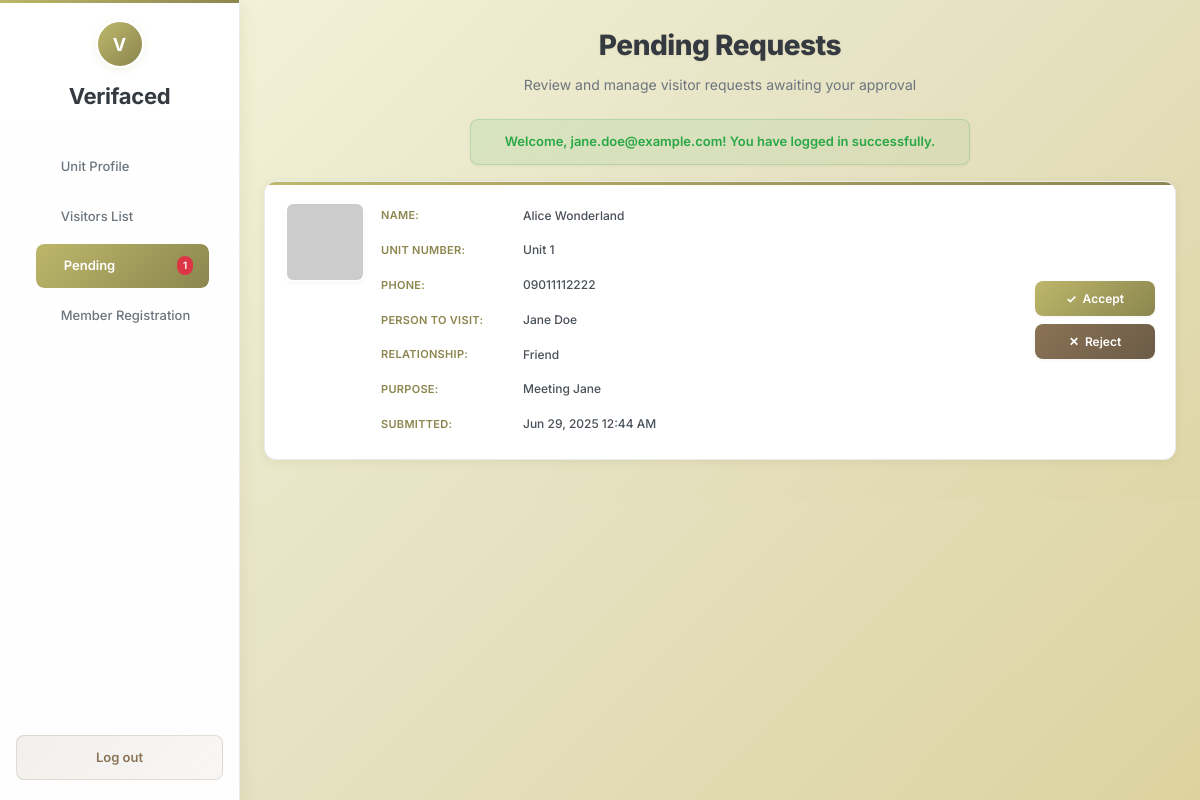
/T_Pending.php (signed in), run on the app's committed database.
### tables this page shows
CREATE TABLE visitors (
    visitor_id INT AUTO_INCREMENT PRIMARY KEY,
    full_name VARCHAR(255) NOT NULL,
    unit_id INT NOT NULL COMMENT 'Unit ID being visited (from units table)',
    phone_number VARCHAR(50) NOT NULL,
    purpose_of_visit TEXT NOT NULL,
    host_tenant_id INT NOT NULL COMMENT 'Foreign key to tenants table (the tenant being visited)',
    relationship_to_tenant VARCHAR(100),
    profile_pic_path VARCHAR(255) COMMENT 'Path to uploaded face scan image',
    visit_timestamp TIMESTAMP DEFAULT CURRENT_TIMESTAMP COMMENT 'When the visit was registered',
    status ENUM('pending', 'accepted', 'rejected') DEFAULT 'pending' COMMENT 'Status of the visitor request',
    processed_at TIMESTAMP NULL DEFAULT NULL COMMENT 'When the request was accepted/rejected',
    
     
    action_token VARCHAR(255) UNIQUE NULL COMMENT 'Unique token for email action (accept/reject)',
    token_expires_at DATETIME NULL COMMENT 'Timestamp when action_token expires',
    token_used BOOLEAN DEFAULT FALSE COMMENT 'Flag to indicate if the token has been used',

    FOREIGN KEY (unit_id) REFERENCES units(unit_id) ON DELETE RESTRICT ON UPDATE CASCADE,
    FOREIGN KEY (host_tenant_id) REFERENCES tenants(tenant_id) ON DELETE RESTRICT ON UPDATE CASCADE
);

CREATE TABLE units (
    unit_id INT AUTO_INCREMENT PRIMARY KEY,
    unit_number VARCHAR(50) NOT NULL UNIQUE COMMENT 'e.g., "Unit 1", "Unit 2"',
    created_at TIMESTAMP DEFAULT CURRENT_TIMESTAMP
);

CREATE TABLE tenants (
    tenant_id INT AUTO_INCREMENT PRIMARY KEY,
    unit_id INT NOT NULL COMMENT 'Foreign key to units table',
    first_name VARCHAR(100) NOT NULL,
    last_name VARCHAR(100) NOT NULL,
    email VARCHAR(255) NOT NULL UNIQUE,
    password_hash VARCHAR(255) NOT NULL COMMENT 'Stores hashed passwords using password_hash()',
    phone_number VARCHAR(50) NOT NULL,
     
     
    known_face_path_1 VARCHAR(255) NULL COMMENT 'Path to first known face image for facial recognition',
    known_face_path_2 VARCHAR(255) NULL COMMENT 'Path to second known face image for facial recognition',
    known_face_path_3 VARCHAR(255) NULL COMMENT 'Path to third known face image for facial recognition',
    created_at TIMESTAMP DEFAULT CURRENT_TIMESTAMP,
    updated_at TIMESTAMP DEFAULT CURRENT_TIMESTAMP ON UPDATE CURRENT_TIMESTAMP,
    FOREIGN KEY (unit_id) REFERENCES units(unit_id) ON DELETE RESTRICT ON UPDATE CASCADE
);

### T_Pending.php (the view, shortened to what this page needs)
<?php
require_once 'db_connect.php';
function e($text) {
    return htmlspecialchars($text, ENT_QUOTES, 'UTF-8');
}
$logged_in_tenant_id = $_SESSION['tenant_id'];
$pending_visitors_html = '';
$pending_badge_count = 0;
if (isset($conn) && $conn instanceof mysqli) {
    $stmt = null;
    try {
        $sql = "SELECT v.visitor_id, v.full_name, u.unit_number, v.phone_number, v.purpose_of_visit,
                       t.first_name AS host_first_name, t.last_name AS host_last_name,
                       v.relationship_to_tenant, v.profile_pic_path, v.visit_timestamp
                FROM visitors v
                JOIN tenants t ON v.host_tenant_id = t.tenant_id
                JOIN units u ON v.unit_id = u.unit_id
                WHERE v.host_tenant_id = ? AND v.status = 'pending'
                ORDER BY v.visit_timestamp ASC";
        $stmt = $conn->prepare($sql);
        if ($stmt) {
            $stmt->bind_param("i", $logged_in_tenant_id);
            $stmt->execute();
            $result = $stmt->get_result();
            if ($result->num_rows > 0) {
                while ($visitor = $result->fetch_assoc()) {
                    $visitor_photo_src = !empty($visitor['profile_pic_path']) && file_exists($visitor['profile_pic_path']) ? e($visitor['profile_pic_path']) : 'https://placehold.co/80x80/A0A0A0/FFFFFF?text=No+Photo';
                    $submission_time = new DateTime($visitor['visit_timestamp']);
                    $formatted_submission_time = e($submission_time->format('M d, Y h:i A'));
                    $host_full_name = e($visitor['host_first_name'] . ' ' . $visitor['host_last_name']);
                    $pending_visitors_html .= "
                        <div class='visitor-card' data-visitor-id='" . e($visitor['visitor_id']) . "'>
                            <div class='visitor-info'>
                                <div class='image-placeholder'>
                                    <img src='{$visitor_photo_src}' alt='Visitor ID Photo' onerror=\"this.onerror=null;this.src='https://placehold.co/80x80/A0A0A0/FFFFFF?text=No+Photo';\">
                                </div>
                                <div class='visitor-details'>
                                    <p><strong>Name:</strong> <span class='detail-value visitor-name'>" . e($visitor['full_name']) . "</span></p>
                                    <p><strong>Unit Number:</strong> <span class='detail-value unit-number'>" . e($visitor['unit_number']) . "</span></p>
                                    <p><strong>Phone:</strong> <span class='detail-value phone-number'>" . e($visitor['phone_number']) . "</span></p>
                                    <p><strong>Person to Visit:</strong> <span class='detail-value person-to-visit'>" . $host_full_name . "</span></p>
                                    <p><strong>Relationship:</strong> <span class='detail-value relationship-to-tenant'>" . e($visitor['relationship_to_tenant']) . "</span></p>
                                    <p><strong>Purpose:</strong> <span class='detail-value purpose-of_visit'>" . e($visitor['purpose_of_visit']) . "</span></p>
                                    <p><strong>Submitted:</strong> <span class='detail-value submission-time'>" . $formatted_submission_time . "</span></p>
                                </div>
                            </div>
                            <div class='action-buttons'>
                                <button class='accept' onclick=\"showModal('acceptModal', '" . e($visitor['visitor_id']) . "')\"><span class='circle-icon'>✓</span>Accept</button>
                                <button class='reject' onclick=\"showModal('rejectModal', '" . e($visitor['visitor_id']) . "')\"><span class='circle-icon'>✕</span>Reject</button>
                            </div>
                        </div>
                    ";
                }
            }
        } else {
            $pending_visitors_html = "<div class='empty-state'><h3>Error loading pending requests.</h3><p>Database statement preparation failed.</p></div>";
            error_log("Failed to prepare statement for T_Pending: " . $conn->error);
        }
    } catch (Throwable $e) {
        $pending_visitors_html = "<div class='empty-state'><h3>An unexpected error occurred.</h3><p>Please try again later.</p></div>";
        error_log("Error fetching pending visitors for T_Pending: " . $e->getMessage());
    } finally {
        if ($stmt) {
            $stmt->close();
        }
    }
    $stmt_pending_count = null;
    try {
        $sql_pending_count = "SELECT COUNT(*) AS count FROM visitors WHERE host_tenant_id = ? AND status = 'pending'";
        $stmt_pending_count = $conn->prepare($sql_pending_count);
        if ($stmt_pending_count) {
            $stmt_pending_count->bind_param("i", $logged_in_tenant_id);
            $stmt_pending_count->execute();
            $result_pending_count = $stmt_pending_count->get_result();
            $row_pending_count = $result_pending_count->fetch_assoc();
            $pending_badge_count = $row_pending_count['count'];
        }
    } catch (Throwable $e) {
        error_log("Error fetching pending count for T_Pending: " . $e->getMessage());
    } finally {
        if ($stmt_pending_count) {
            $stmt_pending_count->close();
        }
    }
} else {
    $pending_visitors_html = "<div class='empty-state'><h3>Database connection not available.</h3><p>Please check configuration.</p></div>";
    error_log("Database connection not available in T_Pending.php.");
}
$flash_message = '';
$flash_message_type = '';
if (isset($_SESSION['flash_message'])) {
    $flash_message = e($_SESSION['flash_message']);
    $flash_message_type = e($_SESSION['flash_message_type'] ?? 'info');
}
?>
<!DOCTYPE html>
<html lang="en">
<head>
</head>
<body>
  <div class="container">
    <aside class="sidebar">
      <div class="logo-circle"></div>
      <h2>Verifaced</h2>
      <nav>
        <ul>
          <li><a href="T_UnitProfile.php"><span></span> Unit Profile</a></li>
          <li><a href="T_VisitorsList.php"><span></span> Visitors List</a></li>
          <li class="active"><a href="T_Pending.php"><span></span> Pending <span class="badge" id="pendingBadge"><?php echo $pending_badge_count; ?></span></a></li>
          <li><a href="T_MemberRegistration.php"><span></span> Member Registration</a></li>
        </ul>
      </nav>
      <a href="#" class="logout" id="logoutLink">Log out</a>
    </aside>
    <main class="main-content">
      <div class="content-header">
        <h1>Pending Requests</h1>
        <p>Review and manage visitor requests awaiting your approval</p>
      </div>
      <div id="appMessageContainer">
        <?php if ($flash_message):  ?>
            <div class='app-message <?php echo $flash_message_type; ?> show'><?php echo $flash_message; ?></div>
        <?php endif; ?>
      </div>
      <div id="visitorContainer">
        <?php echo $pending_visitors_html;  ?>
      </div>
    </main>
  </div>
</body>
</html>

### data on the page
visitors: full_name "Alice Wonderland", unit.unit_number "Unit 1", phone_number "09011112222", host_tenant.last_name "Jane Doe", relationship_to_tenant "Friend", purpose_of_visit "Meeting Jane", visit_timestamp "Jun 29, 2025 12:44 AM"

### other printed values
$pending_badge_count "1"
$flash_message "Welcome, jane.doe@example.com! You have logged in successfully."
